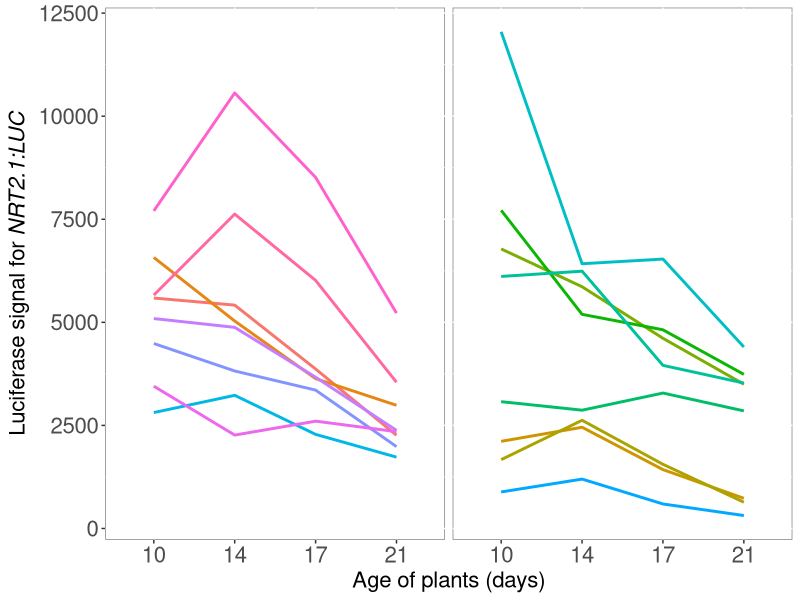
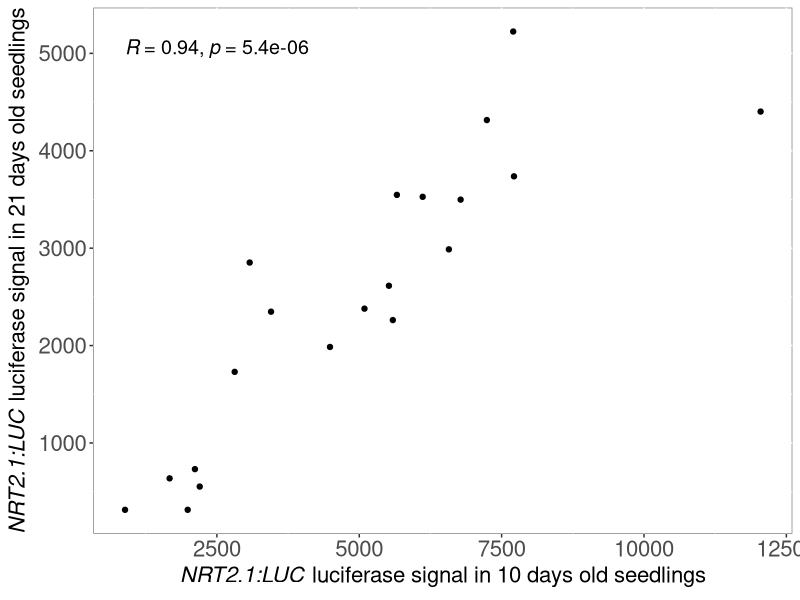
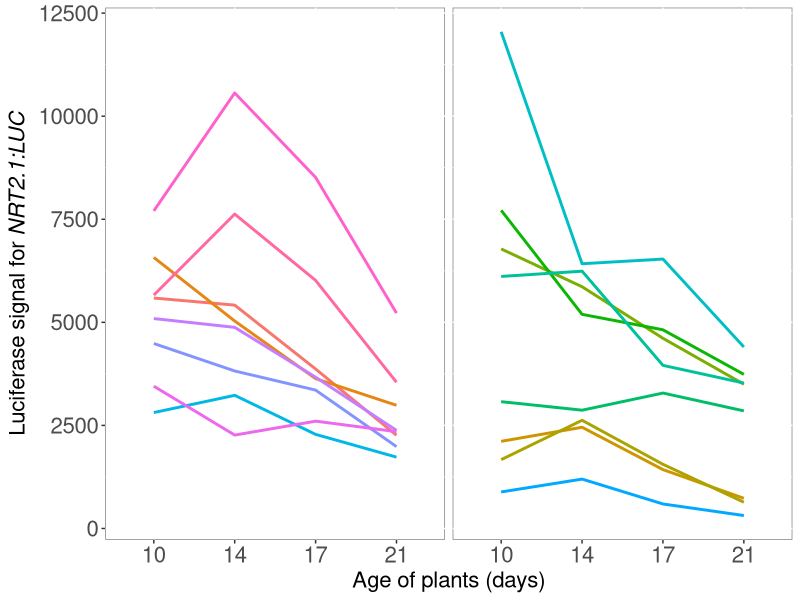
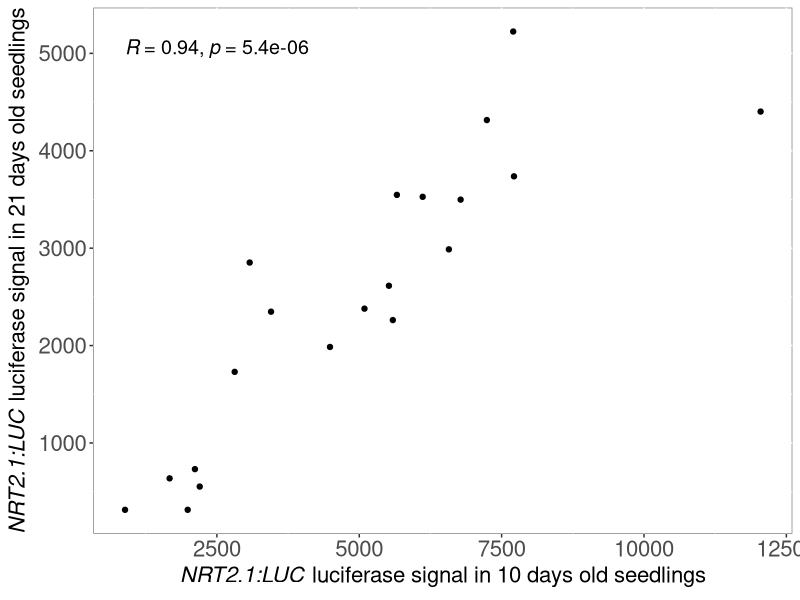

Reproduce these figures in R, in order.
## ---- chunk 1
knitr::opts_chunk$set(echo = TRUE)
## ---- chunk 2
library(tidyverse)
library(ggpubr)
library(RColorBrewer)
## ---- chunk 3


big_plate <- read_tsv("AV_44_big_plates/20240902_AV_44_vari_big_plates.txt")


## ---- chunk 4

filter(big_plate, KNO3=="1mM" & seedling!="background" & DAY!=7 ,!seedling%in%c("seedling16", "seedling19", "seedling5", "seedling6")) %>% 
  mutate(DAY=factor(DAY, levels=c("10", "14", "17", "21"))) %>% 
ggplot( aes(x=DAY, y=RawIntDen_normBackg_normLen, group=seedling)) +
  geom_line(aes(col=seedling), size=1) +
  facet_wrap(~PLATE) +
  xlab("Age of plants (days)") +
  ylab(expression(paste("Luciferase signal for ", italic("NRT2.1:LUC")))) +
  theme(legend.text=element_text(size=16),legend.title = element_text(size=16, face="bold"), 
        axis.text=element_text(size=16), axis.title=element_text(size=16),
        plot.title = element_text(size=20,face="bold"),
        panel.background = element_rect(fill = "white", colour = "grey50"), legend.position = "none",  strip.text.x = element_blank())

ggsave("Big_plates_10to21days_PR.jpg", height = 4, width=5.5)

## ---- chunk 5

select(big_plate, KNO3, PLATE, DAY, seedling, RawIntDen_normBackg_normLen ) %>% 
  filter(KNO3=="1mM" & seedling!="background") %>% 
  mutate(DAY=paste("T", DAY, sep="")) %>% 
pivot_wider(names_from = "DAY", values_from = "RawIntDen_normBackg_normLen") %>% 
  ggplot(aes(x=T10, y=T21)) +
  geom_point()+
  xlab(expression(paste(italic("NRT2.1:LUC")," luciferase signal in 10 days old seedlings"))) +
  ylab(expression(paste(italic("NRT2.1:LUC")," luciferase signal in 21 days old seedlings"))) +
  stat_cor(method="spearman", size=5) +
  theme(legend.text=element_text(size=16),legend.title = element_text(size=16, face="bold"), 
        axis.text=element_text(size=16), axis.title=element_text(size=16),
        plot.title = element_text(size=20,face="bold"),
        panel.background = element_rect(fill = "white", colour = "grey50"))

ggsave("Correlation_big_plates_10dVS21d_PR.jpg", height = 6, width=6.5)

